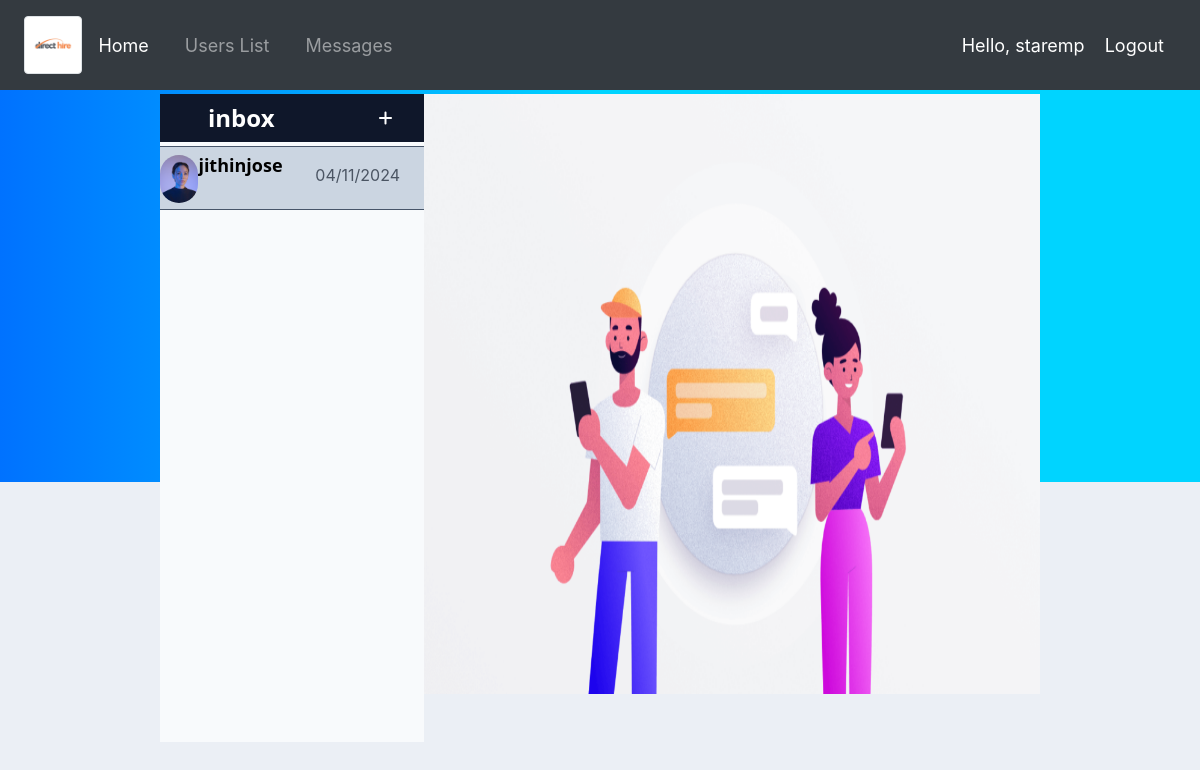
Before: /chat/ (signed in) with the older database file.
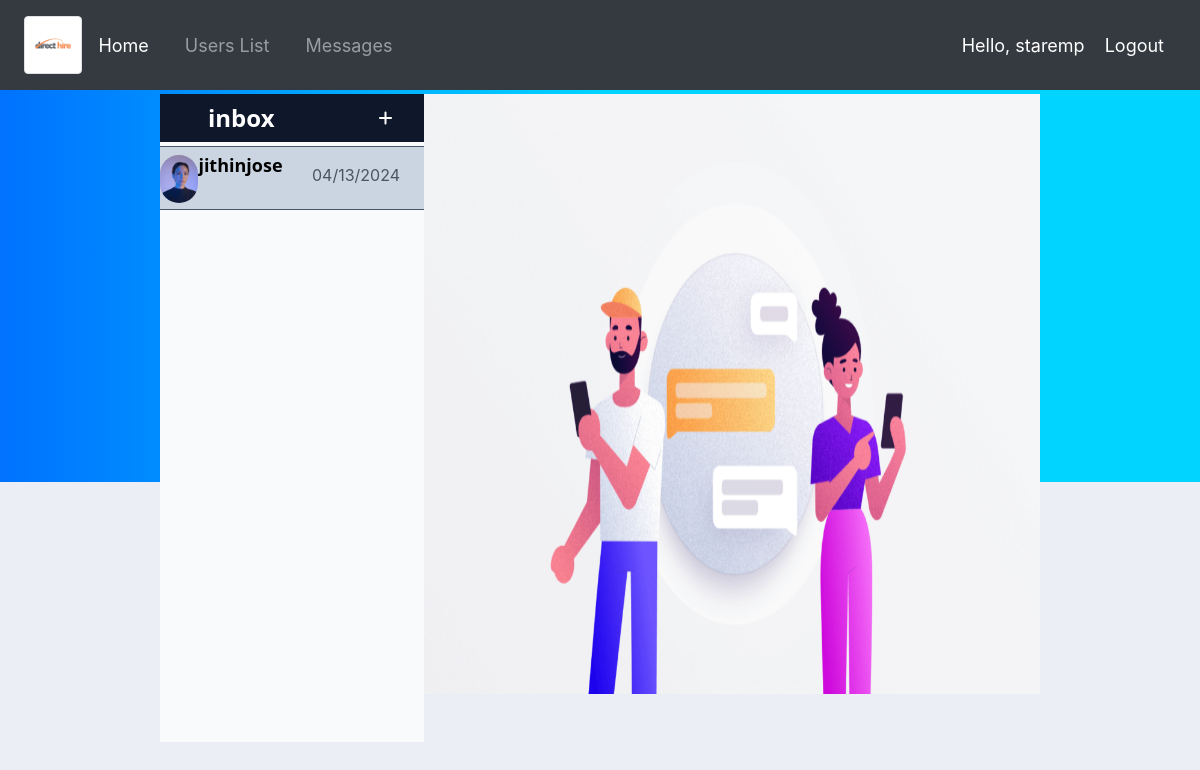
After: the same page with the newer database file.
### accounts/models.py (models this page shows)
class NewUser(AbstractUser):
    USER_TYPE_CHOICES = (
        (1, 'customer'),
        (2, 'employee'),
        (3, 'admin'),
    )
    user_type = models.PositiveSmallIntegerField(choices=USER_TYPE_CHOICES, null=True, blank=True)

### chat/models.py (models this page shows, shortened)
class Message(models.Model):
    sender = models.ForeignKey(NewUser, on_delete=models.CASCADE, related_name='sender')
    recipient = models.ForeignKey(NewUser, on_delete=models.CASCADE, related_name='recipient')
    message = models.TextField()
    date = models.DateTimeField(auto_now_add=True)
    is_read = models.BooleanField(default=False)
    class Meta:
        db_table = 'chat_messages'
        verbose_name = 'Message'
        verbose_name_plural = 'Messages'
        ordering = ('-date',)
    @staticmethod
    def get_message_list(user):
        messages = Message.objects.filter(sender=user) | Message.objects.filter(recipient=user)
        user_list = set()
        message_list = []
        for message in messages:
            if message.sender == user:
                other_user = message.recipient
            else:
                other_user = message.sender
            if other_user not in user_list:
                user_list.add(other_user)
                message_list.append(message)
        message_list.sort(key=lambda x: x.date, reverse=True)
        return message_list

### chat/views.py (the view)
# urls.py: path('', MessagesListView.as_view(), name='messages_list'),
class MessagesListView(LoginRequiredMixin, ListView):
    model = Message
    template_name = 'messages_list.html'
    login_url = '/login2/'
    def get_context_data(self, **kwargs):
        context = super().get_context_data(**kwargs)
        user = NewUser.objects.get(pk=self.request.user.pk)
        messages = Message.get_message_list(user)
        other_users = []
        for i in range(len(messages)):
            if messages[i].sender != user:
                other_users.append(messages[i].sender)
            else:
                other_users.append(messages[i].recipient)
        context['messages_list'] = messages
        context['other_users'] = other_users
        context['you'] = user
        return context

### chat/templates/messages_list.html (shortened to what this page needs)
{% extends 'chat_base.html' %}
	{% load static %}
    {% load tailwind_filters %}
{% load crispy_forms_tags %}
{% load tailwind_filters %}
    {% block contacts %}
    {% for message in messages_list %}
    {% for us in other_users %}
    {% if us.pk == message.recipient.pk or us.pk == message.sender.pk  %}
    <div class=" mb-1 bg-slate-300 h-16 flex flex-row border-y border-slate-600 cursor-pointer active:bg-slate-700"
        onclick="location.href='{% url 'chat:inbox' us %}';">
        <img class=" block rounded-full h-12 mx-auto mt-2 ml-2" src="{% static '/images/default-user3.jpg' %}" alt="User">
        <div class="flex flex-col flex-nowrap overflow-y-scroll overflow-x-hidden ml-4 my-1 mx-auto text-start space-x-1 truncate">
            <p class=" text-black text-lg text-left font-semibold font-sans">
                {{us}}
            </p>
        </div>
        <div class="grow"></div>
        <small class=" justify-self-end text-gray-600 mr-4 mt-3 text-base  ">
            <time datetime="2020-01-01">
                {{message.date|date:"m/d/Y" }}
            </time>
        </small>
    </div>
    {% endif %}
    {% endfor %}
    {% endfor %}
    {% endblock %}
    {% block message %}
    <div class=" bg-gray-300 h-[600px]">
        <div class="flex h-full w-full">
            <div class="bg-slate-400 rounded-md font-medium">
                <img class=" flex h-full w-full" src="{% static '/images/welcome_img.png' %}" alt="Welcome">
            </div>
        </div>
    </div>
    {% endblock %}

Changed rows visible on the page:
no longer on this page (row unchanged): Message: date "04/11/2024", NewUser (username "jithinjose")
added Message: date "04/13/2024", NewUser (username "jithinjose")
